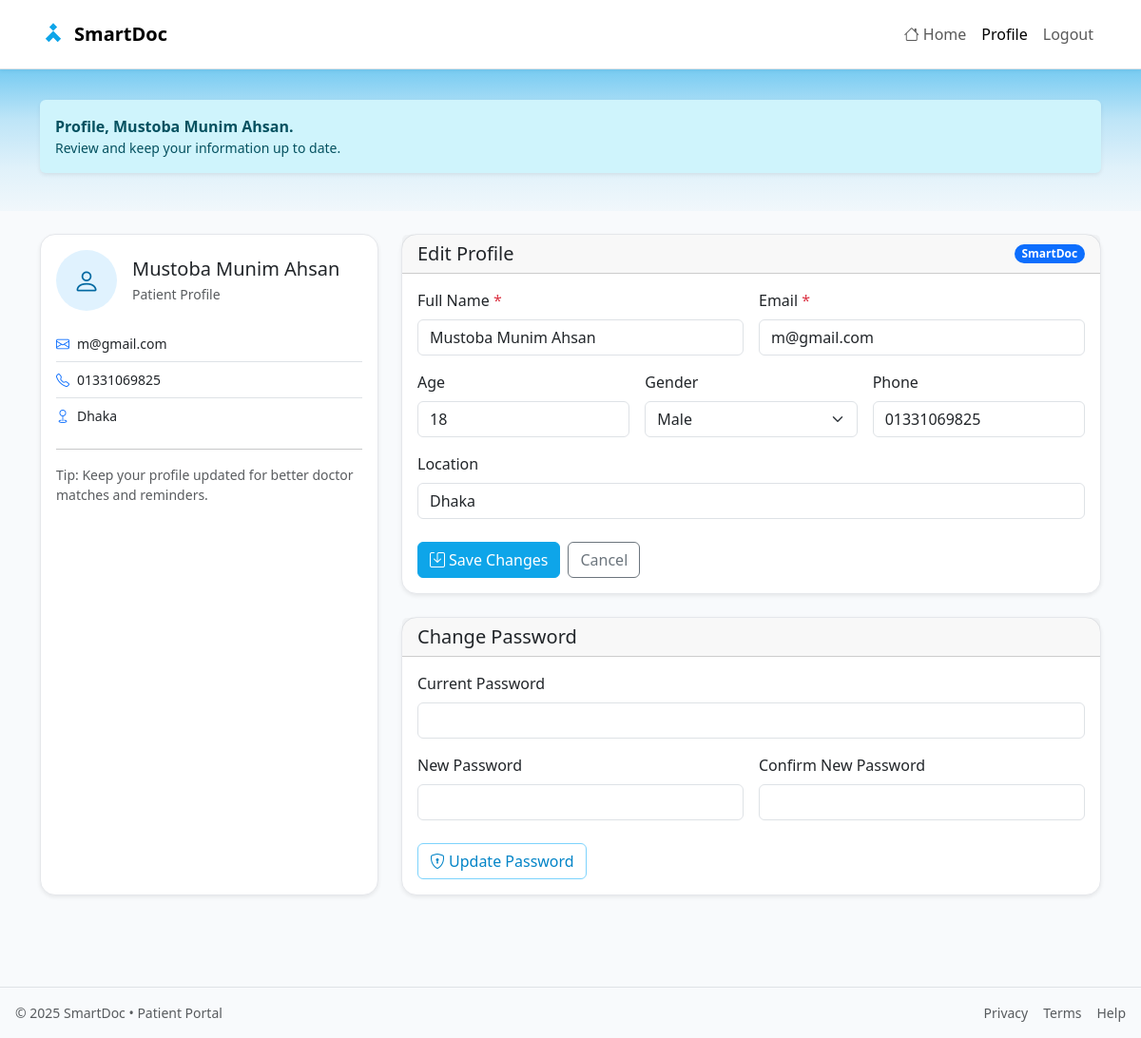
The page /patients/profile.php (signed in) on the database its author committed.
### tables this page shows
CREATE TABLE `patient` (
  `patient_ID` int(11) NOT NULL,
  `name` varchar(100) NOT NULL,
  `email` varchar(100) NOT NULL,
  `age` int(11) DEFAULT NULL,
  `gender` varchar(20) DEFAULT NULL,
  `phone` varchar(20) DEFAULT NULL,
  `patient_location` varchar(250) DEFAULT NULL,
  `password_hash` varchar(255) DEFAULT NULL
);

### patients/includes/auth.php (called while the page is built, shortened)
<?php
function get_patient_id(){
  return (int)($_SESSION['patient_id'] ?? 0);
}
function get_patient_name(){
  return $_SESSION['patient_name'] ?? 'Patient';
}

### patients/includes/util.php (called while the page is built, shortened)
<?php
function h($s){ return htmlspecialchars((string)$s, ENT_QUOTES, 'UTF-8'); }

### patients/profile.php (the view, shortened to what this page needs)
<?php
require_once __DIR__ . '/includes/header.php';
$patient_id = get_patient_id();
$patient = $con->query("SELECT * FROM `patient` WHERE patient_ID = $patient_id")->fetch_assoc();
?>
<div class="hero-gradient">
  <div class="container">
    <div class="alert alert-info alert-persistent fade show mb-4 w-100 shadow-sm border-0" role="alert">
      <div class="d-flex align-items-center">
        <div>
          <strong>Profile, <?= h(get_patient_name()) ?>.</strong>
          <p class="mb-0 small">Review and keep your information up to date.</p>
        </div>
      </div>
    </div>
  </div>
</div>
<div class="container my-4">
  <div class="row g-4">
    <div class="col-lg-4">
      <div class="card shadow-sm h-100">
        <div class="card-body">
          <div class="d-flex align-items-center mb-3">
            <div class="rounded-circle d-inline-grid place-items-center me-3"
                 style="width:64px;height:64px;background:#e0f2fe;color:#0369a1;display:grid;place-items:center;">
              <i class="bi bi-person fs-3"></i>
            </div>
            <div>
              <div class="h5 mb-1"><?= h($patient['name'] ?? get_patient_name() ?? 'Patient') ?></div>
              <div class="small text-muted">Patient Profile</div>
            </div>
          </div>
          <div class="list-group list-group-flush small">
            <div class="list-group-item px-0 d-flex align-items-center">
              <i class="bi bi-envelope text-primary me-2"></i>
              <span><?= h($patient['email'] ?? ($_SESSION['patient_email'] ?? '—')) ?></span>
            </div>
            <div class="list-group-item px-0 d-flex align-items-center">
              <i class="bi bi-telephone text-primary me-2"></i>
              <span><?= h($patient['phone'] ?? '—') ?></span>
            </div>
            <div class="list-group-item px-0 d-flex align-items-center">
              <i class="bi bi-geo text-primary me-2"></i>
              <span><?= h($patient['patient_location'] ?? '—') ?></span>
            </div>
          </div>
          <hr>
          <div class="small text-muted">
            Tip: Keep your profile updated for better doctor matches and reminders.
          </div>
        </div>
      </div>
    </div>
    <div class="col-lg-8">
      <div class="card shadow-sm">
        <div class="card-header d-flex justify-content-between align-items-center">
          <h5 class="mb-0">Edit Profile</h5>
          <span class="badge rounded-pill text-bg-primary">SmartDoc</span>
        </div>
        <div class="card-body">
          <form method="post">
            <div class="row g-3">
              <div class="col-md-6">
                <label class="form-label">Full Name <span class="text-danger">*</span></label>
                <input name="name" type="text" class="form-control" value="<?= h($patient['name']) ?>" required>
              </div>
              <div class="col-md-6">
                <label class="form-label">Email <span class="text-danger">*</span></label>
                <input name="email" type="email" class="form-control" value="<?= h($patient['email']) ?>" required>
              </div>
              <div class="col-md-4">
                <label class="form-label">Age</label>
                <input name="age" type="number" min="0" class="form-control" value="<?= h($patient['age']) ?>">
              </div>
              <div class="col-md-4">
                <label class="form-label">Gender</label>
                <select name="gender" class="form-select">
                  <option value="Male" <?= $patient['gender']==='Male' ? 'selected' : '' ?>>Male</option>
                </select>
              </div>
              <div class="col-md-4">
                <label class="form-label">Phone</label>
                <input name="phone" type="text" class="form-control" value="<?= h($patient['phone']) ?>" placeholder="+8801XXXXXXXXX">
              </div>
              <div class="col-12">
                <label class="form-label">Location</label>
                <input name="patient_location" type="text" class="form-control" value="<?= h($patient['patient_location']) ?>" placeholder="e.g., Dhaka • Banani">
              </div>
            </div>
            <div class="mt-4 d-flex gap-2">
              <button class="btn btn-primary">
                <i class="bi bi-save me-1"></i>Save Changes
              </button>
              <a href="index.php" class="btn btn-outline-secondary">Cancel</a>
            </div>
          </form>
        </div>
      </div>
      <div class="card shadow-sm mt-4">
        <div class="card-header">
          <h5 class="mb-0">Change Password</h5>
        </div>
        <div class="card-body">
          <form method="post" autocomplete="off">
            <div class="row g-3">
              <div class="col-12">
                <label class="form-label">Current Password</label>
                <input type="password" name="current_password" class="form-control" autocomplete="current-password" required>
              </div>
              <div class="col-md-6">
                <label class="form-label">New Password</label>
                <input type="password" name="new_password" class="form-control" autocomplete="new-password" required>
              </div>
              <div class="col-md-6">
                <label class="form-label">Confirm New Password</label>
                <input type="password" name="confirm_password" class="form-control" autocomplete="new-password" required>
              </div>
            </div>
            <div class="mt-4">
              <button class="btn btn-outline-primary">
                <i class="bi bi-shield-lock me-1"></i>Update Password
              </button>
            </div>
          </form>
        </div>
      </div>
    </div>
  </div>
</div>
<?php require_once __DIR__ . '/includes/footer.php'; ob_end_flush(); ?>

### patients/includes/header.php (style rules this page uses)
:root { --sd-primary:#0ea5e9;--sd-dark:#0b2239;--sd-accent:#10b981;--sd-bg:#f8fafc; }
html,body { color:var(--sd-dark); }
body { background:var(--sd-bg); }
.card { border:1px solid #e5e7eb;border-radius:16px;box-shadow:0 6px 18px rgba(16,24,40,.06);transition:transform .18s ease, box-shadow .18s ease; }
.btn-primary { --bs-btn-bg:var(--sd-primary);--bs-btn-border-color:var(--sd-primary);--bs-btn-hover-bg:#0284c7;--bs-btn-hover-border-color:#0284c7; }
.btn-outline-primary { --bs-btn-color:#0284c7;--bs-btn-border-color:#7dd3fc;--bs-btn-hover-bg:#e0f2fe;--bs-btn-hover-border-color:#0284c7;--bs-btn-hover-color:#0b2239; }

### patients/profile.php (style rules this page uses)
.hero-gradient { background: linear-gradient(180deg, rgba(14,165,233,0.55) 0%, rgba(14,165,233,0.25) 35%, rgba(14,165,233,0.10) 70%, rgba(14,165,233,0.03) 100%); padding-top:2rem; padding-bottom:1rem; }

### rows shown on the page
patient: name "Mustoba Munim Ahsan", email "m@gmail.com", phone "01331069825", patient_location "Dhaka", age "18", gender "Male"

### other values the page prints
get_patient_name() "Mustoba Munim Ahsan"
